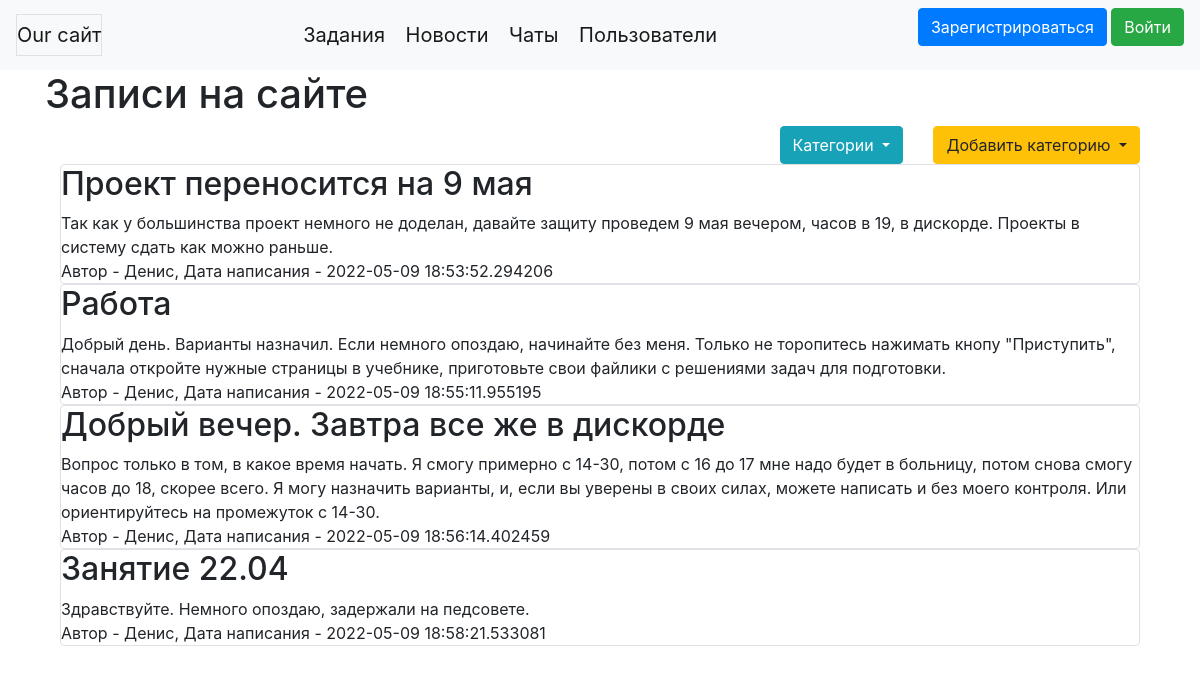
Page /news on the committed database.
### data/news.py (models this page shows)
class News(SqlAlchemyBase):
    __tablename__ = 'news'
    id = sqlalchemy.Column(sqlalchemy.Integer,
                           primary_key=True, autoincrement=True)
    title = sqlalchemy.Column(sqlalchemy.String, nullable=True)
    content = sqlalchemy.Column(sqlalchemy.String, nullable=True)
    created_date = sqlalchemy.Column(sqlalchemy.DateTime,
                                     default=datetime.datetime.now)
    is_private = sqlalchemy.Column(sqlalchemy.Boolean, default=True)
    user_id = sqlalchemy.Column(sqlalchemy.Integer,
                                sqlalchemy.ForeignKey("users.id"))
    user = orm.relation('User')
    categories = orm.relation("Category",
                              secondary="news_to_categories",
                              backref="news",
                              lazy='subquery')

### data/users.py (models this page shows, shortened)
class User(SqlAlchemyBase, UserMixin, SerializerMixin):
    __tablename__ = 'users'
    id = sqlalchemy.Column(sqlalchemy.Integer,
                           primary_key=True, autoincrement=True)
    username = sqlalchemy.Column(sqlalchemy.String, nullable=True)
    icon_href = sqlalchemy.Column(sqlalchemy.String, nullable=True)
    name = sqlalchemy.Column(sqlalchemy.String, nullable=True)
    surname = sqlalchemy.Column(sqlalchemy.String, nullable=True)
    about = sqlalchemy.Column(sqlalchemy.String, nullable=True)
    email = sqlalchemy.Column(sqlalchemy.String,
                              index=True, unique=True, nullable=True)
    hashed_password = sqlalchemy.Column(sqlalchemy.String, nullable=True)
    created_date = sqlalchemy.Column(sqlalchemy.DateTime,
                                     default=datetime.datetime.now)
    news = orm.relation("News", back_populates='user')
    tasks = orm.relation("Task", back_populates='user')
    chats = orm.relation("Chat",
                          secondary="user_to_chat",
                          backref="users",
                          lazy='subquery')
    chats_where_admin = orm.relation("Chat", back_populates='admin', lazy='subquery')
    sent_messages = orm.relation("Message", back_populates='sender', lazy='subquery')

### main.py (the view)
@app.route("/", methods=['GET', 'POST'])
@app.route("/news", methods=['GET', 'POST'])
def news():
    db_sess = db_session.create_session()
    news = db_sess.query(News).filter(News.is_private != True).all()
    categories = db_sess.query(Category).all()
    form = CategoryForm()
    if form.validate_on_submit():
        category = Category()
        category.name = form.add.data
        db_sess.add(category)
        db_sess.commit()
        return redirect('/news')
    return render_template("news.html", news=news, categories=categories, form=form)

### data/db_session.py (called while the page is built)
def create_session() -> Session:
    global __factory
    return __factory()

### templates/news.html (shortened to what this page needs)
{% extends "base.html" %}
{% block content %}
<h1>Записи на сайте</h1>
<div class="container">
    <div class="row">
        <div class="col-sm">
        </div>
        <div class="col-auto">
            <div class="dropdown">
                <button class="btn btn-info dropdown-toggle" type="button" id="dropdownMenuButton"
                        data-toggle="dropdown" aria-expanded="false">
                    Категории
                </button>
            </div>
        </div>
        <div class="col-auto">
            <div class="dropdown">
                <button type="button" class="btn btn-warning dropdown-toggle" data-toggle="dropdown"
                        data-display="static" aria-haspopup="true" aria-expanded="false">
                    Добавить категорию
                </button>
            </div>
        </div>
    </div>
    {% for item in news%}
    <div class="col-md6 border rounded">
        <h2>{{item.title}}</h2>
        <div>
            {{item.content}}
        </div>
        <div>
            Автор - {{item.user.name}}, Дата написания - {{item.created_date}}
        </div>
    </div>
    {% endfor %}
    {% endblock %}

### rows in the picture
News: title "Проект переносится на 9 мая", content "Так как у большинства проект немного не доделан, давайте защиту проведем 9 мая вечером, часов в 19, в дискорде. Проекты в систему сдать как можно раньше.", user.name "Денис", created_date "2022-05-09 18:53:52.294206"
News: title "Работа", content "Добрый день. Варианты назначил. Если немного опоздаю, начинайте без меня. Только не торопитесь нажимать кнопу \"Приступить\", сначала откройте нужные страницы в учебнике, приготовьте свои файлики с решениями задач для подготовки.", user.name "Денис", created_date "2022-05-09 18:55:11.955195"
News: title "Добрый вечер. Завтра все же в дискорде", content "Вопрос только в том, в какое время начать. Я смогу примерно с 14-30, потом с 16 до 17 мне надо будет в больницу, потом снова смогу часов до 18, скорее всего. Я могу назначить варианты, и, если вы уверены в своих силах, можете написать и без моего контроля. Или ориентируйтесь на промежуток с 14-30.", user.name "Денис", created_date "2022-05-09 18:56:14.402459"
News: title "Занятие 22.04", content "Здравствуйте. Немного опоздаю, задержали на педсовете.", user.name "Денис", created_date "2022-05-09 18:58:21.533081"
